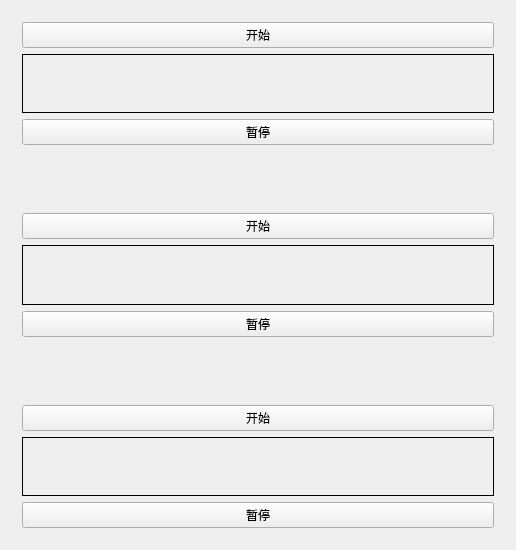
<?xml version="1.0" encoding="UTF-8"?>
<ui version="4.0">
 <class>Widget</class>
 <widget class="QWidget" name="Widget">
  <property name="geometry">
   <rect>
    <x>0</x>
    <y>0</y>
    <width>516</width>
    <height>550</height>
   </rect>
  </property>
  <property name="windowTitle">
   <string>Widget</string>
  </property>
  <layout class="QVBoxLayout" name="verticalLayout_4">
   <item>
    <widget class="QWidget" name="widget" native="true">
     <layout class="QVBoxLayout" name="verticalLayout">
      <item>
       <widget class="QPushButton" name="btn_begin1">
        <property name="text">
         <string>开始</string>
        </property>
       </widget>
      </item>
      <item>
       <widget class="QLabel" name="label">
        <property name="frameShape">
         <enum>QFrame::Box</enum>
        </property>
        <property name="text">
         <string/>
        </property>
       </widget>
      </item>
      <item>
       <widget class="QPushButton" name="pushButton">
        <property name="text">
         <string>暂停</string>
        </property>
       </widget>
      </item>
      <item>
       <spacer name="verticalSpacer_4">
        <property name="orientation">
         <enum>Qt::Vertical</enum>
        </property>
        <property name="sizeType">
         <enum>QSizePolicy::Fixed</enum>
        </property>
        <property name="sizeHint" stdset="0">
         <size>
          <width>20</width>
          <height>20</height>
         </size>
        </property>
       </spacer>
      </item>
     </layout>
    </widget>
   </item>
   <item>
    <spacer name="verticalSpacer">
     <property name="orientation">
      <enum>Qt::Vertical</enum>
     </property>
     <property name="sizeType">
      <enum>QSizePolicy::Fixed</enum>
     </property>
     <property name="sizeHint" stdset="0">
      <size>
       <width>20</width>
       <height>20</height>
      </size>
     </property>
    </spacer>
   </item>
   <item>
    <widget class="QWidget" name="widget_2" native="true">
     <layout class="QVBoxLayout" name="verticalLayout_2">
      <item>
       <widget class="QPushButton" name="btn_begin2">
        <property name="text">
         <string>开始</string>
        </property>
       </widget>
      </item>
      <item>
       <widget class="QLabel" name="label_2">
        <property name="sizePolicy">
         <sizepolicy hsizetype="Preferred" vsizetype="Preferred">
          <horstretch>0</horstretch>
          <verstretch>0</verstretch>
         </sizepolicy>
        </property>
        <property name="frameShape">
         <enum>QFrame::Panel</enum>
        </property>
        <property name="text">
         <string/>
        </property>
       </widget>
      </item>
      <item>
       <widget class="QPushButton" name="pushButton_2">
        <property name="text">
         <string>暂停</string>
        </property>
       </widget>
      </item>
      <item>
       <spacer name="verticalSpacer_2">
        <property name="orientation">
         <enum>Qt::Vertical</enum>
        </property>
        <property name="sizeType">
         <enum>QSizePolicy::Fixed</enum>
        </property>
        <property name="sizeHint" stdset="0">
         <size>
          <width>20</width>
          <height>20</height>
         </size>
        </property>
       </spacer>
      </item>
     </layout>
    </widget>
   </item>
   <item>
    <widget class="QWidget" name="widget_3" native="true">
     <layout class="QVBoxLayout" name="verticalLayout_3">
      <item>
       <spacer name="verticalSpacer_3">
        <property name="orientation">
         <enum>Qt::Vertical</enum>
        </property>
        <property name="sizeType">
         <enum>QSizePolicy::Fixed</enum>
        </property>
        <property name="sizeHint" stdset="0">
         <size>
          <width>20</width>
          <height>20</height>
         </size>
        </property>
       </spacer>
      </item>
      <item>
       <widget class="QPushButton" name="btn_begin3">
        <property name="text">
         <string>开始</string>
        </property>
       </widget>
      </item>
      <item>
       <widget class="QLabel" name="label_3">
        <property name="frameShape">
         <enum>QFrame::Box</enum>
        </property>
        <property name="text">
         <string/>
        </property>
       </widget>
      </item>
      <item>
       <widget class="QPushButton" name="btn_stop3">
        <property name="text">
         <string>暂停</string>
        </property>
       </widget>
      </item>
     </layout>
    </widget>
   </item>
  </layout>
 </widget>
 <layoutdefault spacing="6" margin="11"/>
 <resources/>
 <connections/>
</ui>
